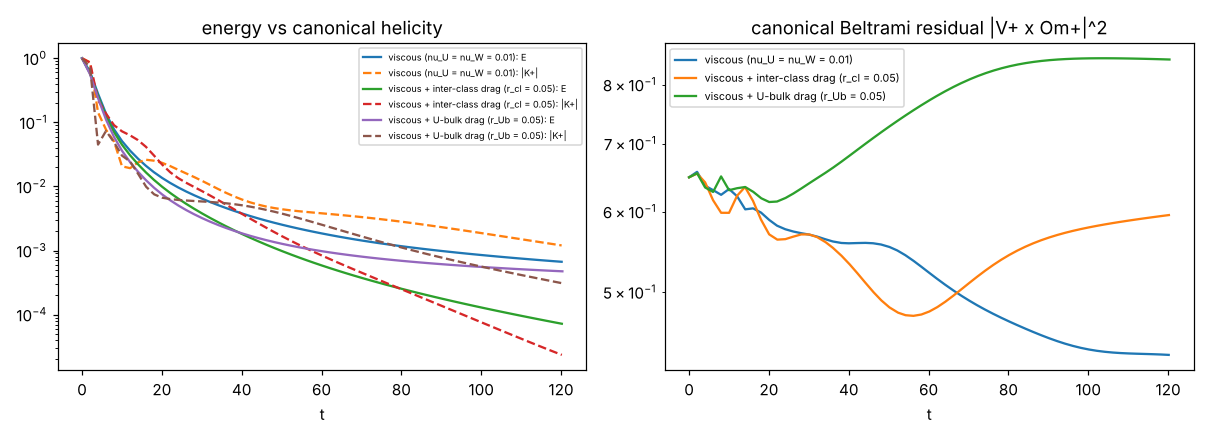

Generate this figure with Python:
"""T3: selective decay from a random state. Expect E to decay faster than K± and the state to approach canonical
Beltrami (V± x Om± -> 0), i.e. a double-Beltrami relaxed state. Also: what the drag channels do instead."""
import sys, time, json, numpy as np
sys.path.insert(0, ".")
from sim.hall2f import Solver, random_field
import matplotlib; matplotlib.use("Agg"); import matplotlib.pyplot as plt
runs = {"viscous (nu_U = nu_W = 0.01)": dict(nu_U=0.01, nu_W=0.01),
        "viscous + inter-class drag (r_cl = 0.05)": dict(nu_U=0.01, nu_W=0.01, r_cl=0.05),
        "viscous + U-bulk drag (r_Ub = 0.05)": dict(nu_U=0.01, nu_W=0.01, r_Ub=0.05)}
res = {}
for name, co in runs.items():
    S = Solver(N=32, eta=1.5, **co); Uh, Wh = random_field(S, 1, 5, amp=1.0, seed=3); d0 = S.diag(Uh, Wh)
    t, hist, nxt, t0 = 0.0, [], 0.0, time.time()
    while t < 120:
        if t >= nxt: d = S.diag(Uh, Wh); d["t"] = t; hist.append(d); nxt += 2.0
        dt = S.cfl_dt(Uh, Wh, 0.4); Uh, Wh = S.step(Uh, Wh, min(dt, 0.5)); t += min(dt, 0.5)
    d = S.diag(Uh, Wh); d["t"] = t; hist.append(d)
    # shell spectrum of final state
    k = np.sqrt(S.K2); sp = [float(np.sum((abs(Uh)**2 + S.eta * abs(Wh)**2)[:, (k > n - .5) & (k <= n + .5)])) for n in range(1, 6)]
    res[name] = dict(hist=hist, spectrum=sp)
    print(f"{name} ({time.time()-t0:.0f}s): E/E0 = {d['E']/d0['E']:.3e}, K+/K+0 = {d['Kp']/d0['Kp']:.3e}, K-/K-0 = {d['Km']/d0['Km']:.3e}, "
          f"Beltrami residual +/- = {d['beltrami_p']:.1e}/{d['beltrami_m']:.1e}, EW/EU = {d['EW']/max(d['EU'],1e-300):.3g}, shell fractions = {np.round(np.array(sp)/sum(sp),3)}", flush=True)
json.dump(res, open("sim/selective_decay.json", "w"), default=float)
fig, ax = plt.subplots(1, 2, figsize=(11, 4))
for name, r in res.items():
    h = r["hist"]; t = [x["t"] for x in h]; E0 = h[0]["E"]
    ax[0].semilogy(t, [x["E"] / E0 for x in h], label=name + ": E")
    ax[0].semilogy(t, [abs(x["Kp"] / h[0]["Kp"]) for x in h], "--", label=name + ": |K+|")
    ax[1].semilogy(t, [x["beltrami_p"] for x in h], label=name)
ax[0].set_xlabel("t"); ax[0].set_title("energy vs canonical helicity"); ax[0].legend(fontsize=6)
ax[1].set_xlabel("t"); ax[1].set_title("canonical Beltrami residual |V+ x Om+|^2"); ax[1].legend(fontsize=7)
plt.tight_layout(); plt.savefig("sim/selective_decay.png", dpi=110)
